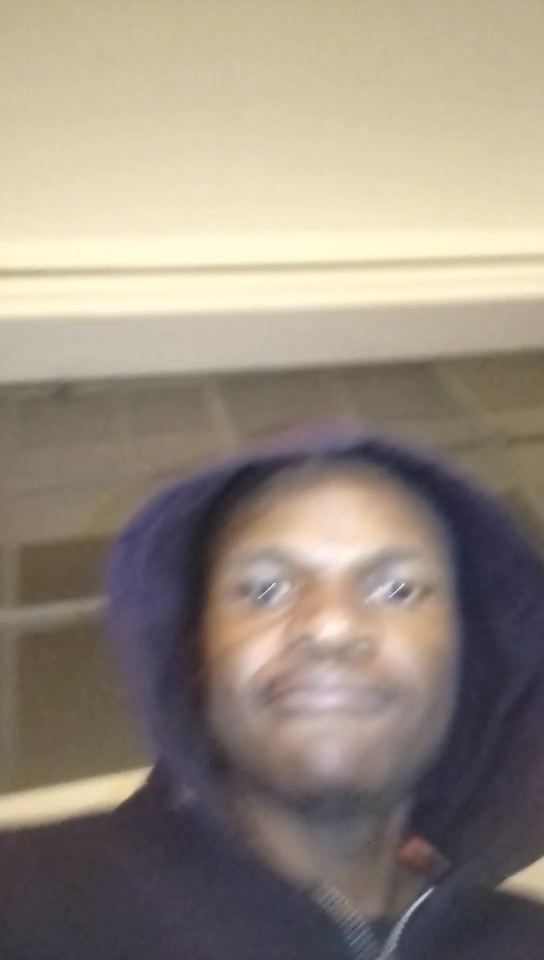
#> input picture frame 4 of data/VID_20200617_181540.mp4, 1088 x 1920 px, given in place of video1.mp4, which was not available (shown at 1/2 size)
$ python main.py   (older library calls are emulated)
#> lines starting #> are read from the running program, lines starting #| are printed output that depends on the picture; after the words box and inside, x2 and y2 are one past the last pixel; in counts of white or black regions, pixels touching at a corner belong together; pictures that were not available may be replaced by others from this repository, and a replacement may not be noted
### utils.py
"""
the worker fle called in main.py
"""

import cv2


def findThreshold(img):

    threshold = 20
    params = cv2.SimpleBlobDetector_Params()
    params.filterByArea = True
    params.minArea = 100
    detector = cv2.SimpleBlobDetector_create(params)

    while threshold <= 60:
        threshold += 10
        _, thrash = cv2.threshold(img, threshold, 255, cv2.THRESH_BINARY)
        keypoints = detector.detect(thrash)

        if len(keypoints) >= 2:
            break

    else:
        return -1, False
    threshold = threshold - 10 if threshold >= 50 else threshold
    return threshold, True


def check_and_write_text(frame, pupil_consec, pupil_flag):
    if pupil_flag and pupil_consec >= 3:
        cv2.putText(frame, 'PUPIL NOT DETECTED', (50, 350), cv2.FONT_HERSHEY_SIMPLEX, 1, 255)
        return 0, False
    return pupil_consec, pupil_flag

### main.py
'''
ths s the drver code please run :
python main.py n the terminal
'''
import cv2
import pandas as pd
import numpy as np
from utils import findThreshold, check_and_write_text
import matplotlib.pyplot as plt
from skimage.measure import compare_ssim as ssim

# reading the video, can also stream via webcam.
cap = cv2.VideoCapture('./data/video1.mp4')

# flags
pupil_flag = False
blink_flag = False
threshold_flag = False
check_blink = False
smax_contour = None
prev_frame = None
pupil_consec = 0

# blink window, which keep track of blinks detected in a window of frames.
blinks = []
nblinks = 0
blink_counter = 0
window_sum = 0
window_count = 0

# Writing the result in a video stream
out = cv2.VideoWriter('result.avi', cv2.VideoWriter_fourcc(*'XVID'), 29.0, (int(cap.get(3)), int(cap.get(4))))
df = pd.DataFrame()
print('thresholdng...')
while True:
    s, frame = cap.read()
#> frame is the input picture: shape (1920, 1088, 3); mean B, G, R 127.2, 139.6, 150.2
    if frame is None: break
    gray_f = cv2.cvtColor(frame, cv2.COLOR_BGR2GRAY)
    gray_f = cv2.GaussianBlur(gray_f, (5, 5), 0) # to reduce noise
    threshold, threshold_flag = findThreshold(gray_f)
#> the loop in findThreshold, `while threshold <= 60:` made 3 passes
#> pass 1, in findThreshold, `_, thrash = cv2.threshold(img, threshold, 255, cv2.THRESH_BINARY)`:
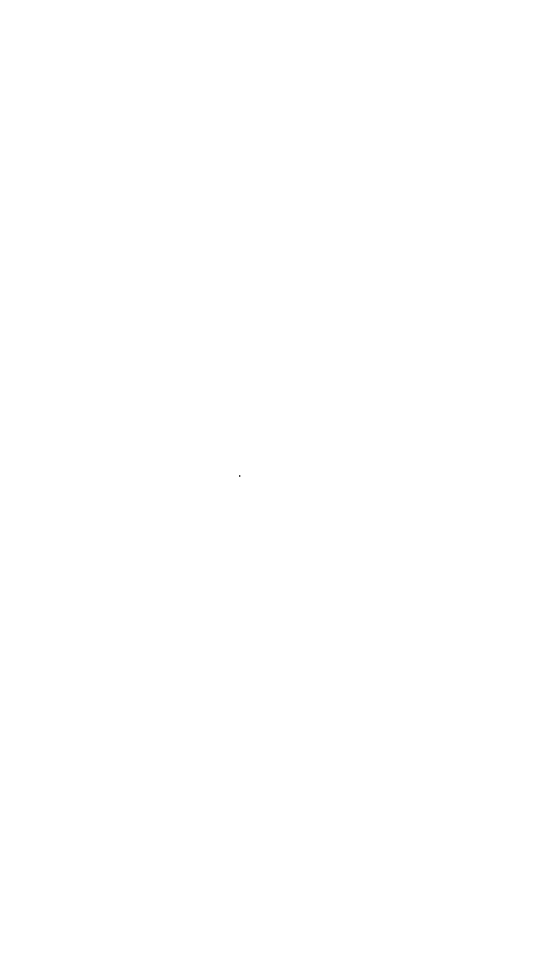
#> thrash: shape (1920, 1088) (shown at 1/2 size); 100% white; black in thin lines or dots, all inside (x1, y1, x2, y2) = (478, 950, 481, 954)
#> after the loop in findThreshold, `while threshold <= 60:`: threshold = 50
#> in findThreshold, `threshold = threshold - 10 if threshold >= 50 else threshold`: threshold = 40
#> threshold = 40; threshold_flag = True
    if threshold_flag:
        print(f'Threshold is done! \n threshold is {threshold}')
#| Threshold is done!
#|  threshold is 40
        break

# Once thresholding is done, start processing the video on the calculated threshold
while True:
    s, frame = cap.read()
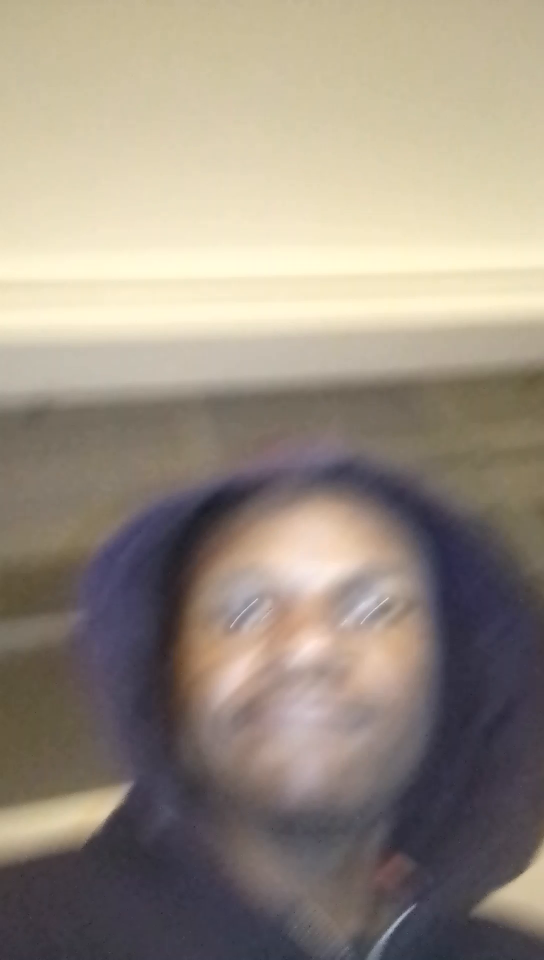
#> input picture frame 5 of data/VID_20200617_181540.mp4, 1088 x 1920 px, given in place of video1.mp4, which was not available (shown at 1/2 size)
#> frame is the input picture: shape (1920, 1088, 3); mean B, G, R 129.4, 142.5, 153.5
    if frame is None:
        break

    gray_f = cv2.cvtColor(frame, cv2.COLOR_BGR2GRAY)
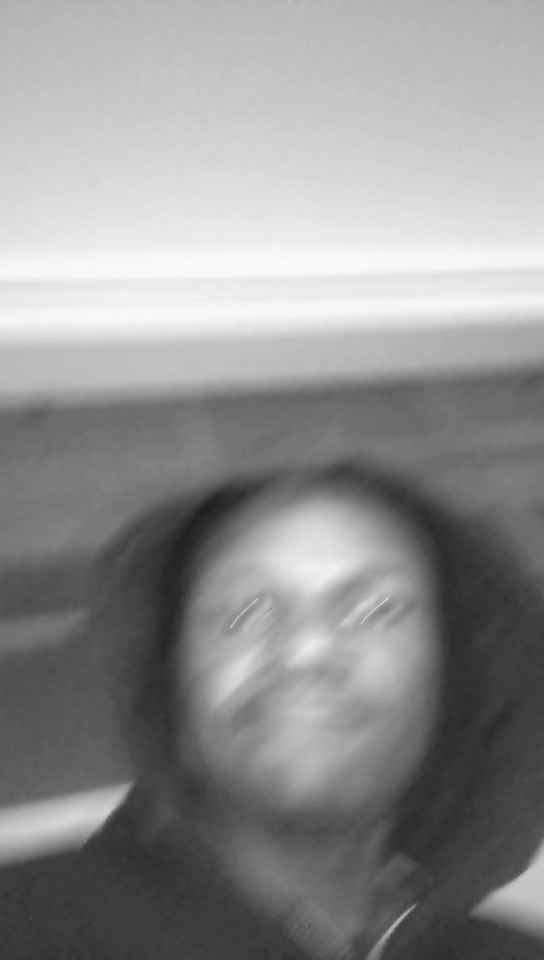
#> gray_f: shape (1920, 1088) (shown at 1/2 size); min 27, max 249, mean 144.3
    gray_f = cv2.GaussianBlur(gray_f, (5, 5), 0)

    h, w, = gray_f.shape
#> h = 1920; w = 1088

    # processing the left and right eye separately
    left = gray_f[:, 0:w // 2]
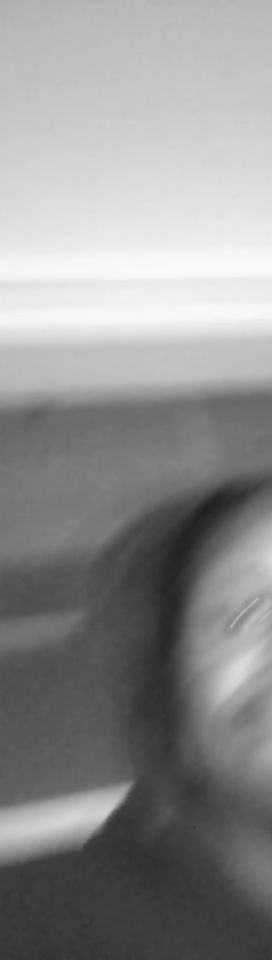
#> left: shape (1920, 544) (shown at 1/2 size); min 29, max 249, mean 143
    right = gray_f[:, w // 2:w]
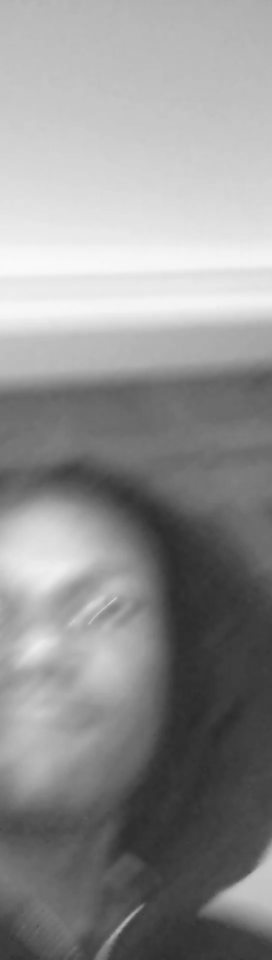
#> right: shape (1920, 544) (shown at 1/2 size); min 39, max 249, mean 145.6

    _, threshold_img = cv2.threshold(gray_f, threshold, 255, cv2.THRESH_BINARY)
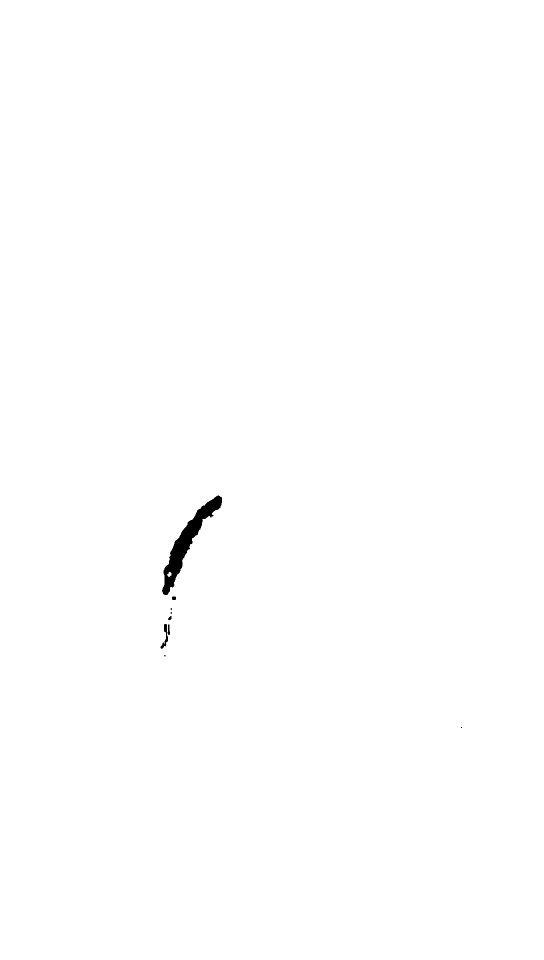
#> threshold_img: shape (1920, 1088) (shown at 1/2 size); 99.7% white; 9 black regions (4 under 20 px)
    contours, _ = cv2.findContours(threshold_img, cv2.RETR_TREE, cv2.CHAIN_APPROX_SIMPLE)
#> contours = 11 contours, 4 with area under 20; largest, box (x1, y1, x2, y2) and area: (0, 0, 1088, 1920) 2085953, (323, 990, 445, 1191) 5765, (320, 1247, 337, 1299) 310, (334, 1248, 341, 1271) 94, (343, 1192, 353, 1201) 64, (335, 1231, 344, 1241) 48, (334, 1144, 343, 1154) 44

    # blink detection
    if prev_frame is not None:
        prev_frame_l, prev_frame_r = prev_frame[:, 0:w // 2], prev_frame[:, w // 2:w]
        score_l, _ = ssim(left, prev_frame_l, full=True)
        score_r, _ = ssim(right, prev_frame_r, full=True)
        window_count += 1
        blinks.append((score_l, score_r))

        # the constant values here are set by doing many experimentation and, out of all the values that performed well,
        #  there mean was taken!
        if score_l <= 0.85 and score_r <= 0.85:
            blink_counter += 1
        blink_flag = True if 2 <= blink_counter < 10 else False

        if window_count > 12 or blink_counter > 12:
            window_count = 0
            blink_counter = 0

        if window_count == 12 and window_count - blink_counter <= 5:
            nblinks += 1
            print('blink detected, logging...', str(window_count), str(blink_counter))

        elif window_count == 12 and window_count - blink_counter > 5:
            window_count = 0
            blink_counter = 0

        cv2.putText(frame, 'Blinks: ' + str(nblinks), (50, 100), cv2.FONT_HERSHEY_SIMPLEX, 1, 255)

    if len(contours) == 0:
        pupil_consec, pupil_flag = check_and_write_text(frame, pupil_consec + 1, True)

    if pupil_flag:
        pupil_consec += 1
    pupil_consec, pupil_flag = check_and_write_text(frame, pupil_consec, pupil_flag)
#> pupil_consec = 0; pupil_flag = False

    pupil_temp = 0

    for i, contour in enumerate(contours):
        # cv2.drawContours(frame, [contour], -1, (0, 255, 0), 1)
        approx = cv2.approxPolyDP(contour, 3, True)
        area = cv2.contourArea(contour)

        if len(approx) >= 6 and 2000 <= area:

            peri = cv2.arcLength(contour, True)
            center, radius = cv2.minEnclosingCircle(approx)


            if peri - 0.20 * peri <= 2 * np.pi * radius <= 0.1 * peri + peri:
                pupil_flag = False
                pupil_consec = 0
                pupil_temp = 0
                cv2.circle(frame, (int(center[0]), int(center[1])), int(radius), (0, 0, 255), 2)
            else:
                pupil_temp += 1
                pupil_consec += 1
                pupil_flag = True


        else:

            pupil_temp += 1
            pupil_flag = True
            pupil_consec, pupil_flag = check_and_write_text(frame, pupil_consec, pupil_flag)
#> this loop made 11 passes
#> (area, peri, center, radius, pupil_consec) on pass 10: (5765, 554.2, (385.5, 1092), 113.3, 1)
#> (approx, area, pupil_consec) on passes 1, 4, 6, 9, 11: ([[0, 0], [0, 1919], [1087, 1919], [1087, 0]], 2085953, 0), ([[336, 1248], [338, 1270], [334, 1266]], 93.5, 0), ([[342, 1231], [343, 1237], [337, 1240], [335, 1237]], 48.5, 0), ([[345, 1192], [352, 1194], [350, 1200], [343, 1198]], 64, 0), ([[340, 1144], [334, 1149], [337, 1153], [342, 1150]], 44.5, 1)

    if pupil_temp >= len(contours) - 3:
        pupil_consec, pupil_flag = check_and_write_text(frame, pupil_consec + 1, True)
#> pupil_consec = 2

    # writing to video writer
    out.write(frame)

    if not blink_flag:
        prev_frame = gray_f


    cv2.imshow("Threshold", threshold_img)
    cv2.imshow("frame", frame)
    key = cv2.waitKey(30)
#> (key Esc is pressed here)
    if key == 27:
        break

df['vid_l'] = [x[0] for x in blinks]
df['vid_r'] = [x[1] for x in blinks]

df.to_csv('debug.csv', index=False)
plt.plot(df['vid_l'])
plt.plot(df['vid_r'])
plt.savefig('plot.png')
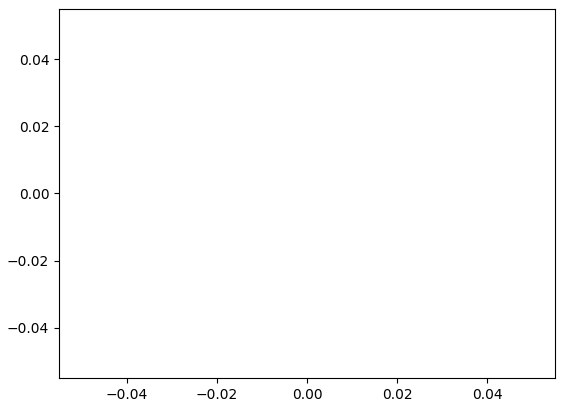
#> figure drawn by matplotlib, 1 panel
plt.show()
cap.release()
out.release()
print('Done')
cv2.destroyAllWindows()

$ run again, starting later in the video
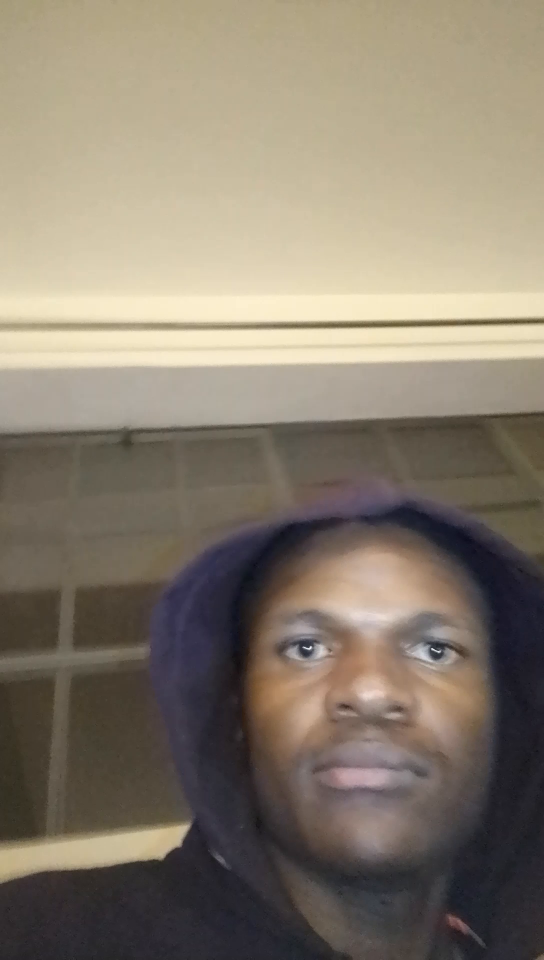
#> input picture frame 21 of data/VID_20200617_181540.mp4, 1088 x 1920 px, given in place of video1.mp4, which was not available (shown at 1/2 size)
#> frame is the input picture: shape (1920, 1088, 3); mean B, G, R 110.2, 125.3, 135.9
#> the loop in findThreshold, `while threshold <= 60:` made 5 passes
#> keypoints on passes 4 to 5: 1 keypoints; (x, y, size): (275, 1352, 12), 1 keypoints; (x, y, size): (563, 1298, 12.6)
#> after the loop in findThreshold, `while threshold <= 60:`:
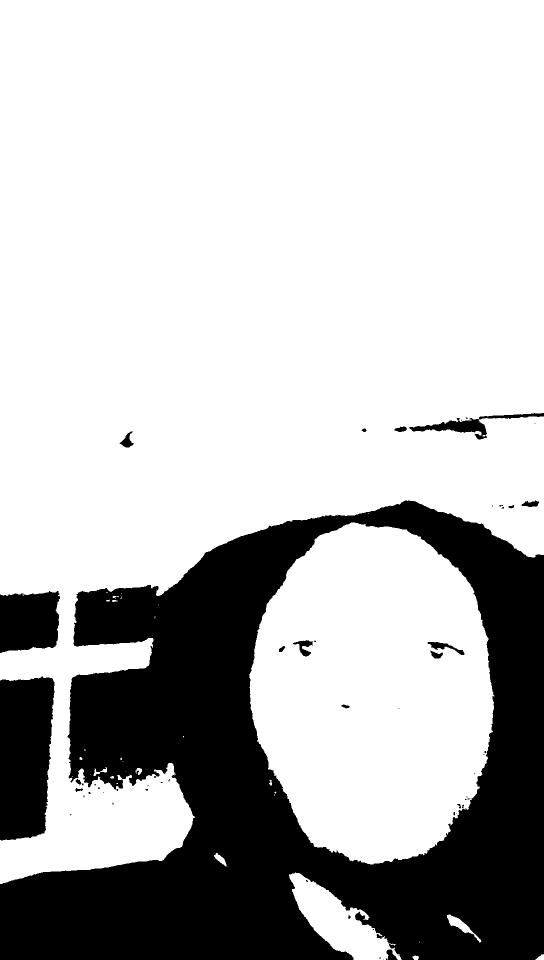
#> thrash: shape (1920, 1088) (shown at 1/2 size); 74.1% white; 57 black regions (37 under 20 px), largest, box (x1, y1, x2, y2) and area: (0, 1001, 1088, 1920) 490884, (0, 1353, 109, 1681) 31412, (0, 1182, 120, 1306) 12831
#> after the loop in findThreshold, `while threshold <= 60:`: threshold = 70
#> `threshold, threshold_flag = findThreshold(gray_f)`: threshold = -1; threshold_flag = False
#> threshold_img: shape (1920, 1088); 93.2% white; 69 black regions (41 under 20 px)
#> contours = 98 contours, 55 with area under 20; largest, box (x1, y1, x2, y2) and area: (0, 0, 1088, 1920) 1991860, (397, 1008, 638, 1648) 33422, (360, 1610, 546, 1854) 13554, (879, 1823, 956, 1906) 2335, (533, 1847, 643, 1893) 1331
#> `pupil_consec, pupil_flag = check_and_write_text(frame, pupil_consec, p..`: pupil_consec = 0; pupil_flag = False
#> the loop `for i, contour in enumerate(contours):` made 98 passes
#> (area, peri, center, radius, pupil_flag, pupil_consec, pupil_temp) on passes 26, 90: (1991860.5, 7604.3, (543.5, 959.5), 1102.7, False, 0, 0), (33422, 1876.7, (568.5, 1328.5), 324.4, False, 0, 0)
#> after the loop `for i, contour in enumerate(contours):`:
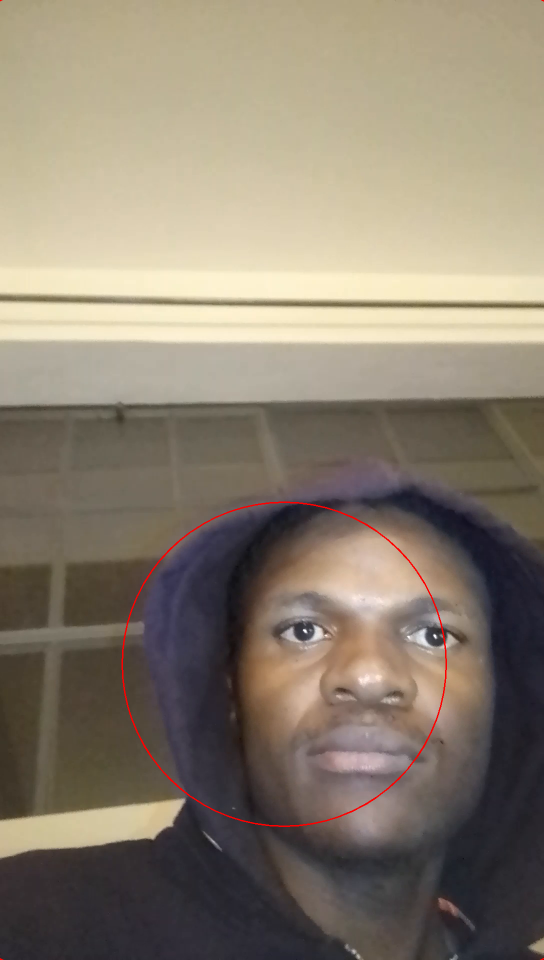
#> frame: shape (1920, 1088, 3) (shown at 1/2 size); mean B, G, R 111.3, 126.8, 137.9

$ run again, starting later in the video
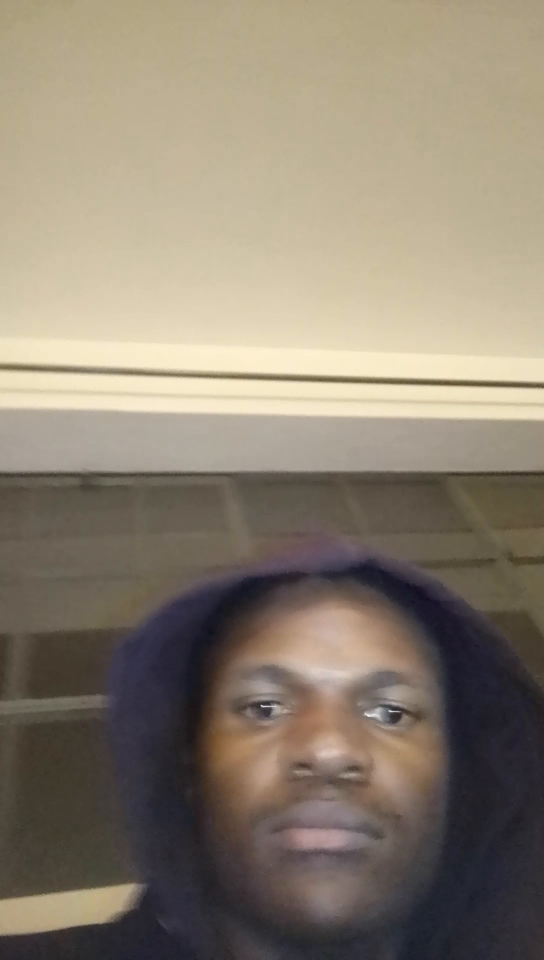
#> input picture frame 38 of data/VID_20200617_181540.mp4, 1088 x 1920 px, given in place of video1.mp4, which was not available (shown at 1/2 size)
#> frame is the input picture: shape (1920, 1088, 3); mean B, G, R 113.5, 129.4, 140.5
#> the loop in findThreshold, `while threshold <= 60:` made 5 passes
#> keypoints on pass 5: 1 keypoints; (x, y, size): (606, 1531, 12.1)
#> after the loop in findThreshold, `while threshold <= 60:`:
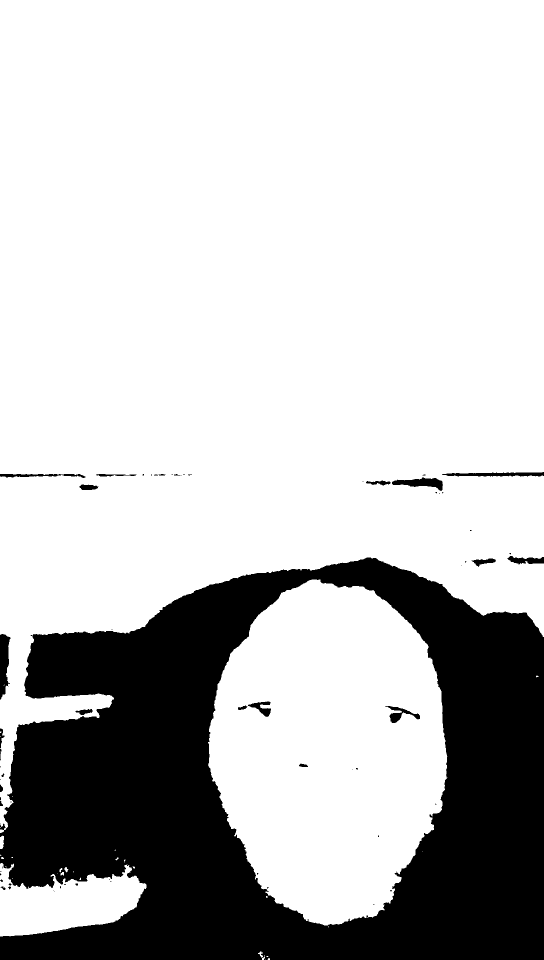
#> thrash: shape (1920, 1088) (shown at 1/2 size); 76.1% white; 68 black regions (44 under 20 px), largest, box (x1, y1, x2, y2) and area: (0, 1115, 1088, 1920) 488961, (0, 1268, 21, 1399) 1908, (784, 955, 886, 982) 1389
#> after the loop in findThreshold, `while threshold <= 60:`: threshold = 70
#> `threshold, threshold_flag = findThreshold(gray_f)`: threshold = -1; threshold_flag = False
#> threshold_img: shape (1920, 1088); 87.3% white; 26 black regions (12 under 20 px)
#> contours = 39 contours, 20 with area under 20; largest, box (x1, y1, x2, y2) and area: (0, 0, 1088, 1920) 1902288, (381, 1099, 852, 1893) 84150, (457, 1654, 482, 1709) 558, (470, 1488, 487, 1526) 418, (543, 1827, 565, 1858) 313
#> `pupil_consec, pupil_flag = check_and_write_text(frame, pupil_consec, p..`: pupil_consec = 0; pupil_flag = False
#> the loop `for i, contour in enumerate(contours):` made 39 passes
#> (area, peri, center, radius, pupil_flag, pupil_temp) on passes 9, 33: (1902287.5, 7070.7, (543.5, 916.4), 1065.4, False, 0), (84150, 3174.9, (677.6, 1509.9), 411.3, False, 0)
#> after the loop `for i, contour in enumerate(contours):`:
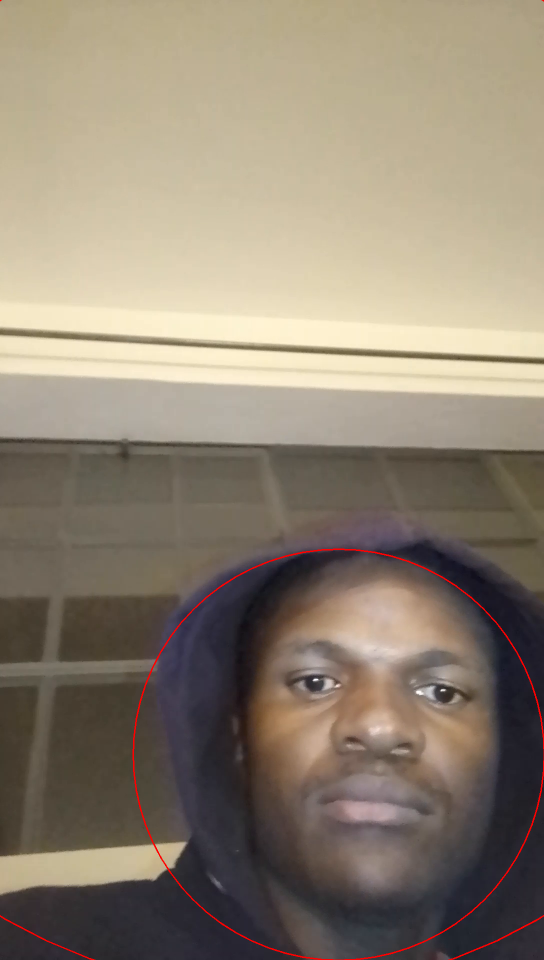
#> frame: shape (1920, 1088, 3) (shown at 1/2 size); mean B, G, R 114.3, 130.4, 142.4
